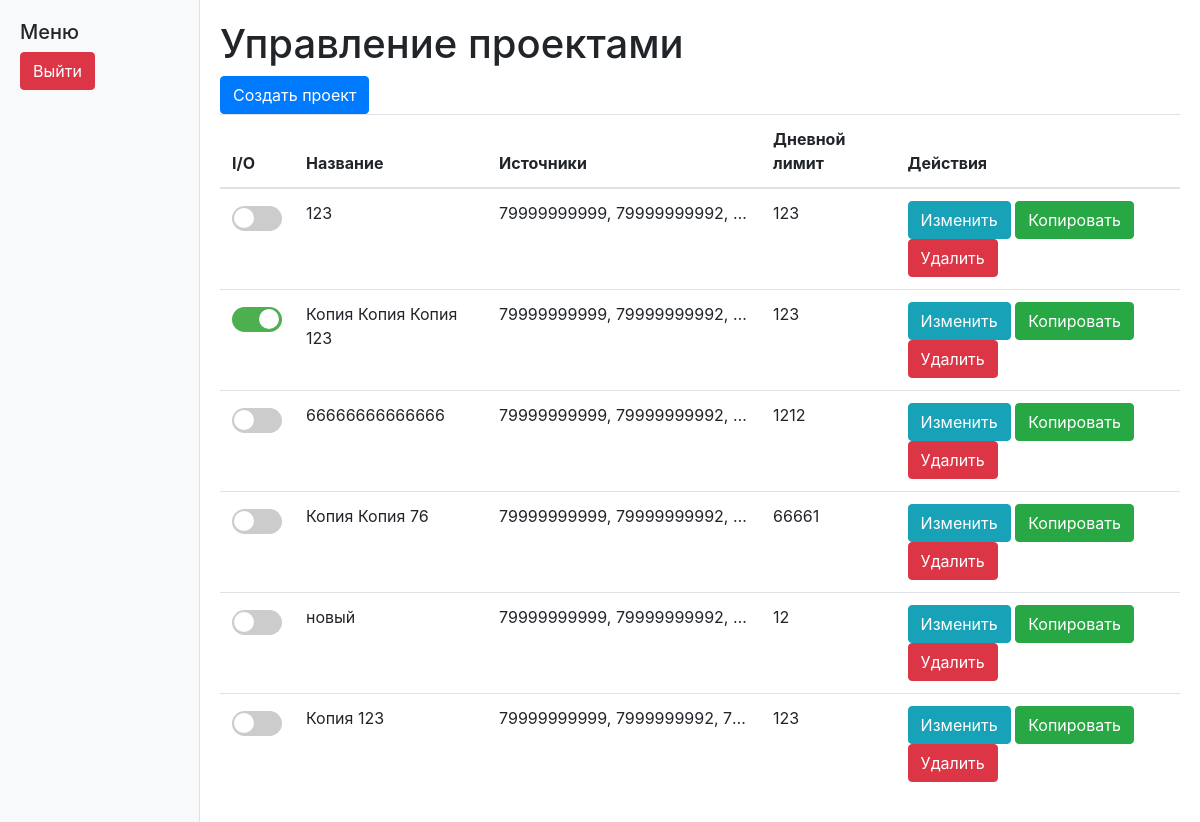
The page /project_management (signed in) on the database its author committed.
### app.py (models this page shows)
class Project(db.Model):
    id = db.Column(db.Integer, primary_key=True)
    name = db.Column(db.String(100), nullable=False)
    daily_limit = db.Column(db.Integer, nullable=False)
    sources = db.Column(db.String(500), nullable=False)  # Храним источники как строку с разделителями
    status = db.Column(db.Boolean, default=False)
    user_id = db.Column(db.Integer, db.ForeignKey('user.id'), nullable=False)

### app.py (the view, shortened to what this page needs)
@app.route('/project_management', methods=['GET', 'POST'])
def project_management():
    if 'user' not in session:
        return redirect(url_for('login'))  # если пользователь не авторизован, перенаправляем на login
    user = User.query.filter_by(phone=session['user']).first()
    projects = Project.query.filter_by(user_id=user.id).all()
    return render_template('project_management.html', projects=projects)

### templates/project_management.html (shortened to what this page needs)
<!DOCTYPE html>
<html lang="ru">
<head>
    <link rel="stylesheet" href="https://cdnjs.cloudflare.com/ajax/libs/twitter-bootstrap/4.6.0/css/bootstrap.min.css">
</head>
<body>
    <div class="sidebar">
        <h5>Меню</h5>
        <button class="btn btn-danger" id="logoutBtn">Выйти</button>
    </div>
    <div class="main-content">
        <h1>Управление проектами</h1>
        <button class="btn btn-primary" id="createProjectBtn" data-toggle="modal" data-target="#createProjectModal">Создать проект</button>
        <table class="table">
            <thead>
                <tr>
                    <th>I/O</th>
                    <th>Название</th>
                    <th>Источники</th>
                    <th>Дневной лимит</th>
                    <th>Действия</th>
                </tr>
            </thead>
            <tbody id="projectTable">
                {% for project in projects %}
                <tr data-id="{{ project.id }}">
                    <td>
                        <div class="form-check form-switch">
                            <input class="form-check-input status-toggle" type="checkbox" id="status-{{ project.id }}" {% if project.status %}checked{% endif %}>
                        </div>
                    </td>
                    <td>{{ project.name }}</td>
                    <td>
                        <span class="truncate-text" title="{{ project.sources.split(',') | map('trim') | join(', ') }}">
                            {{ project.sources.split(',') | map('trim') | join(', ') }}
                        </span>
                    </td>
                    <td>{{ project.daily_limit }}</td>
                    <td>
                        <button class="btn btn-info edit-btn">Изменить</button>
                        <button class="btn btn-success copy-btn" data-id="{{ project.id }}">Копировать</button>
                        <button class="btn btn-danger delete-btn" data-id="{{ project.id }}">Удалить</button>
                    </td>
                </tr>
                {% endfor %}
            </tbody>
        </table>
    </div>
</body>
</html>

### templates/project_management.html (style rules this page uses)
body { display: flex; }
.sidebar { min-width: 200px; background: #f8f9fa; padding: 20px; border-right: 1px solid #dee2e6; }
.main-content { flex-grow: 1; padding: 20px; }
.form-check { display: flex; align-items: center; }
.form-check-input { appearance: none; width: 50px; height: 25px; background: #ccc; border-radius: 15px; position: relative; outline: none; transition: background 0.2s; }
.form-check-input:checked { background: #4CAF50; }
.form-check-input:checked:before { transform: translateX(25px); }
.form-check-input:before { content: ""; position: absolute; width: 20px; height: 20px; border-radius: 50%; background: white; top: 2px; left: 2px; transition: transform 0.2s; }
.truncate-text { max-width: 250px; white-space: nowrap; overflow: hidden; text-overflow: ellipsis; display: block; }

### rows shown on the page
Project: name "123", sources.split|map "79999999999, 79999999992,…", daily_limit "123"
Project: status "☑", name "Копия Копия Копия 123", sources.split|map "79999999999, 79999999992,…", daily_limit "123"
Project: name "66666666666666", sources.split|map "79999999999, 79999999992,…", daily_limit "1212"
Project: name "Копия Копия 76", sources.split|map "79999999999, 79999999992,…", daily_limit "66661"
Project: name "новый", sources.split|map "79999999999, 79999999992,…", daily_limit "12"
Project: name "Копия 123", sources.split|map "79999999999, 7999999992, 7…", daily_limit "123"
